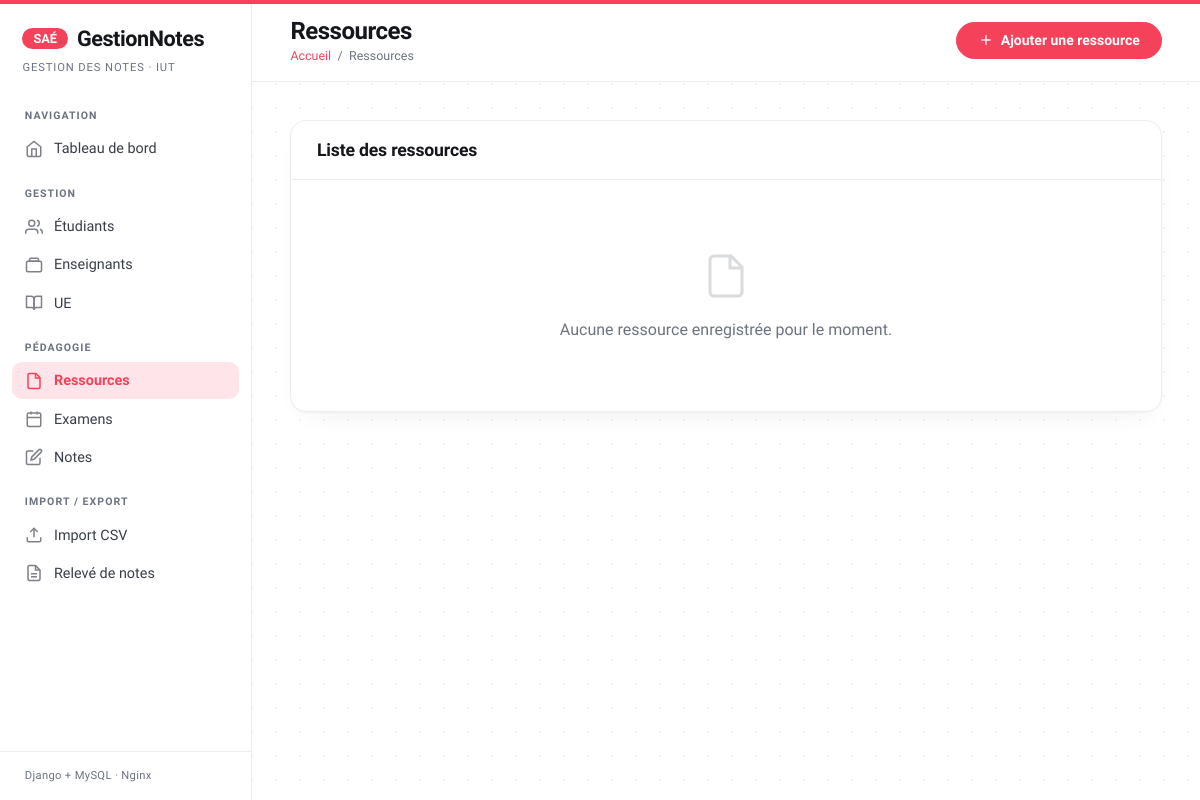
The page /ressources/ on the database as committed earlier.
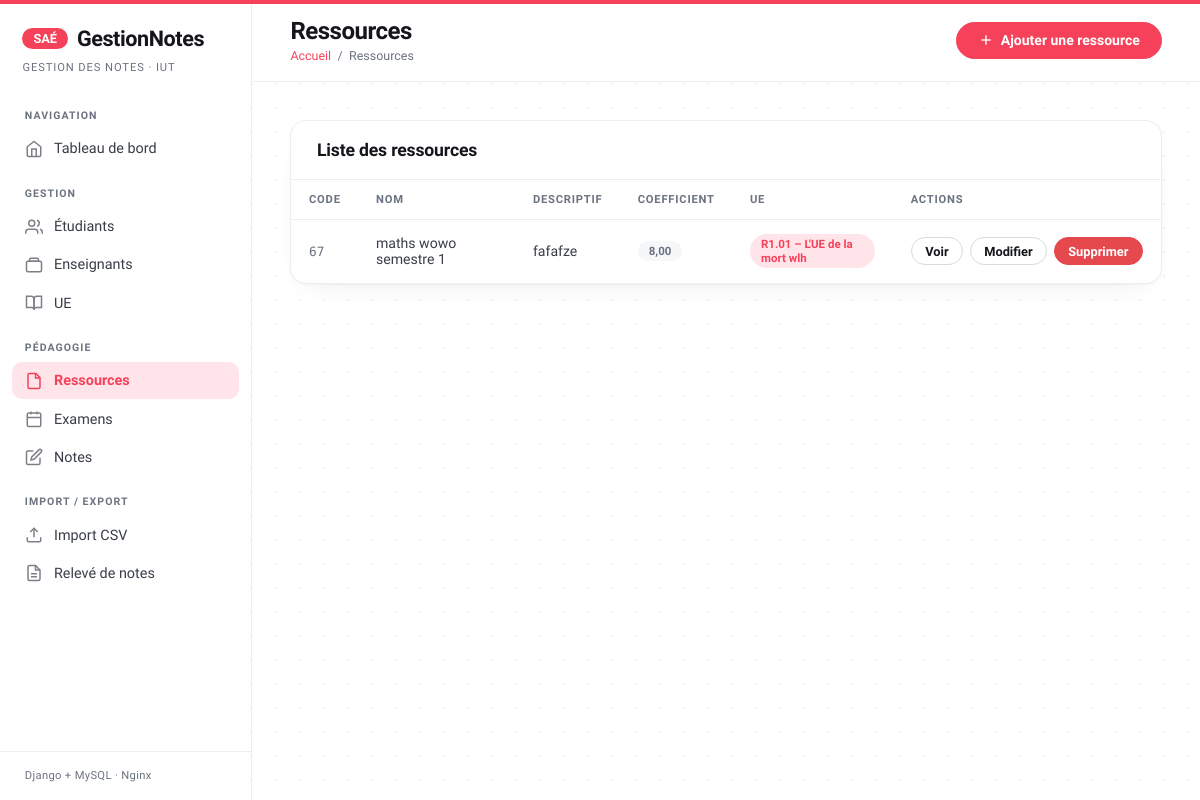
The same page on the database as committed later.
### notes_app/models.py (models this page shows, shortened)
class Ressource(models.Model):
    code_ressource = models.CharField(
        max_length=20,
        primary_key=True,
        verbose_name="Code ressource"
    )
    nom = models.CharField(max_length=200, verbose_name="Nom")
    descriptif = models.TextField(blank=True, verbose_name="Descriptif")
    coefficient = models.DecimalField(
        max_digits=4,
        decimal_places=2,
        default=1.0,
        verbose_name="Coefficient"
    )
    ue = models.ForeignKey(
        UE,
        on_delete=models.CASCADE,
        related_name='ressources',
        verbose_name="UE associée"
    )
    class Meta:
        db_table = 'ressources'
        verbose_name = "Ressource"
        verbose_name_plural = "Ressources"
        ordering = ['ue', 'code_ressource']

class UE(models.Model):
    SEMESTRES = [
        ('S1', 'Semestre 1'),
        ('S2', 'Semestre 2'),
        ('S3', 'Semestre 3'),
        ('S4', 'Semestre 4'),
        ('S5', 'Semestre 5'),
        ('S6', 'Semestre 6'),
    ]
    code_ue = models.CharField(
        max_length=20,
        primary_key=True,
        verbose_name="Code UE"
    )
    nom = models.CharField(max_length=200, verbose_name="Nom de l'UE")
    semestre = models.CharField(
        max_length=2,
        choices=SEMESTRES,
        verbose_name="Semestre"
    )
    credits_ects = models.PositiveSmallIntegerField(
        verbose_name="Crédits ECTS",
        validators=[MinValueValidator(1), MaxValueValidator(30)]
    )
    class Meta:
        db_table = 'ue'
        verbose_name = "UE"
        verbose_name_plural = "UE"
        ordering = ['semestre', 'code_ue']
    def __str__(self):
        return f"{self.code_ue} – {self.nom}"

### notes_app/views.py (the view)
def ressource_liste(request):
    ressources = Ressource.objects.all()
    return render(request, 'notes_app/ressource_liste.html', {
        'ressources': ressources,
        'titre_page': 'Ressources',
    })

### notes_app/templates/notes_app/ressource_liste.html (shortened to what this page needs)
{% extends 'notes_app/base.html' %}
{% block titre_page %}Ressources{% endblock %}
{% block breadcrumb %}<span>/</span> <span>Ressources</span>{% endblock %}
{% block topbar_actions %}
<a href="{% url 'ressource_create' %}" class="btn btn-primary">
  <svg width="16" height="16" viewBox="0 0 24 24" fill="none" stroke="currentColor" stroke-width="2"><line x1="12" y1="5" x2="12" y2="19"/><line x1="5" y1="12" x2="19" y2="12"/></svg>
  Ajouter une ressource
</a>
{% endblock %}
{% block content %}
<div class="card">
  <div class="card-header">
    <h2 class="card-title">Liste des ressources</h2>
  </div>
  {% if ressources %}
  <div class="table-wrapper">
    <table>
      <thead>
        <tr>
          <th>Code</th>
          <th>Nom</th>
          <th>Descriptif</th>
          <th>Coefficient</th>
          <th>UE</th>
          <th>Actions</th>
        </tr>
      </thead>
      <tbody>
        {% for ressource in ressources %}
        <tr>
          <td><span class="cell-num">{{ ressource.code_ressource }}</span></td>
          <td>{{ ressource.nom }}</td>
          <td>{{ ressource.descriptif|truncatechars:60 }}</td>
          <td><span class="badge badge-gris">{{ ressource.coefficient }}</span></td>
          <td><span class="badge badge-bleu">{{ ressource.ue }}</span></td>
          <td>
            <div style="display:flex;gap:.4rem">
              <a href="{% url 'ressource_detail' ressource.pk %}" class="btn btn-outline btn-sm">Voir</a>
              <a href="{% url 'ressource_update' ressource.pk %}" class="btn btn-outline btn-sm">Modifier</a>
              <a href="{% url 'ressource_delete' ressource.pk %}" class="btn btn-danger btn-sm">Supprimer</a>
            </div>
          </td>
        </tr>
        {% endfor %}
      </tbody>
    </table>
  </div>
  {% else %}
  <div class="empty-state">
    <svg width="48" height="48" viewBox="0 0 24 24" fill="none" stroke="currentColor" stroke-width="1.5"><path d="M14.5 2H6a2 2 0 0 0-2 2v16a2 2 0 0 0 2 2h12a2 2 0 0 0 2-2V7.5L14.5 2z"/><polyline points="14 2 14 8 20 8"/></svg>
    <p>Aucune ressource enregistrée pour le moment.</p>
  </div>
  {% endif %}
</div>
{% endblock %}

Rows that differ between the two databases and show on the page:
added Ressource: code_ressource "67", nom "maths wowo semestre 1", descriptif "fafafze", coefficient "8,00", ue "R1.01 – L'UE de la mort wlh"
Other text that changed with them:
text no longer shown: "Aucune ressource enregistrée pour le moment."
text now shown: "CODE NOM DESCRIPTIF COEFFICIENT UE ACTIONS"
